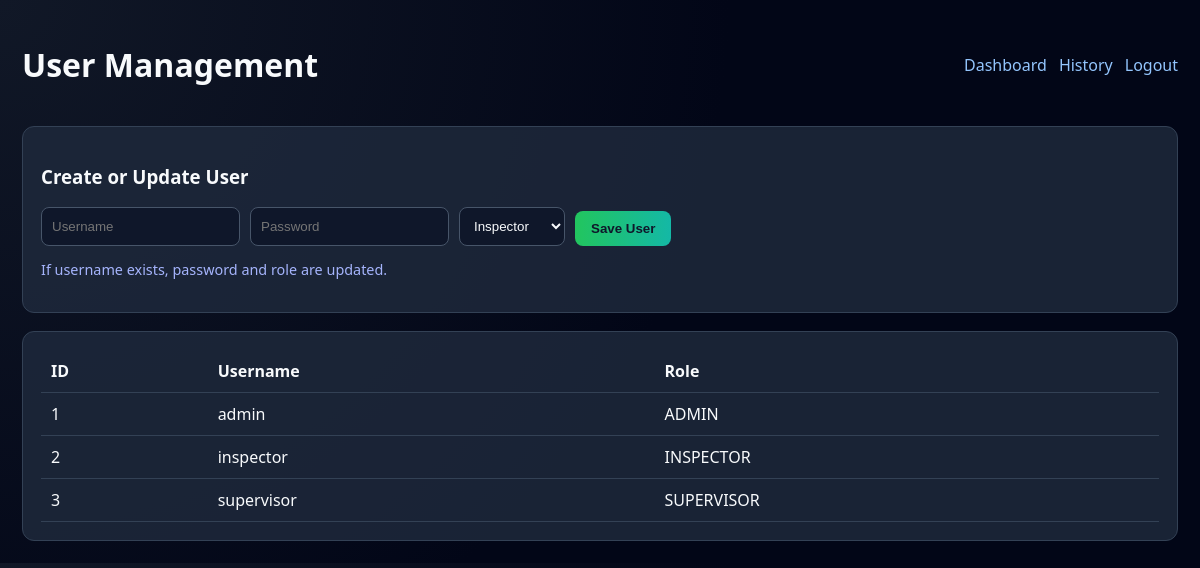
The app's page /users (signed in) with its own data.
### tables this page shows
CREATE TABLE users (
        id INTEGER PRIMARY KEY AUTOINCREMENT,
        username TEXT,
        password TEXT
    , role TEXT DEFAULT 'inspector');

### app.py (the view, shortened to what this page needs)
@app.route("/users", methods=["GET", "POST"])
def users():
    if "user" not in session:
        return redirect("/")
    if not can_manage_users():
        return redirect("/dashboard")
    conn = get_db()
    c = conn.cursor()
    c.execute("SELECT id, username, role FROM users ORDER BY username ASC")
    all_users = c.fetchall()
    conn.close()
    return render_template("users.html", all_users=all_users)

### app.py (called while the page is built)
def get_db():
    return sqlite3.connect(os.path.join(BASE_DIR, "database.db"))

def can_manage_users():
    return session.get("role") == "admin"

@app.after_request
def add_cors_headers(response):
    response.headers["Access-Control-Allow-Origin"] = app.config["FRONTEND_ORIGIN"]
    response.headers["Access-Control-Allow-Headers"] = "Content-Type, X-API-Token"
    response.headers["Access-Control-Allow-Methods"] = "GET, POST, OPTIONS"
    return response

### templates/users.html (shortened to what this page needs)
<!DOCTYPE html>
<html>
<head>
    <link rel="stylesheet" href="{{ url_for('static', filename='styles.css') }}">
</head>
<body>
<div class="main">
    <div class="topbar">
        <h1>User Management</h1>
        <div class="top-links">
            <a href="/dashboard">Dashboard</a>
            <a href="/history">History</a>
            <a href="/logout">Logout</a>
        </div>
    </div>
    <div class="card upload-card">
        <h3>Create or Update User</h3>
        <form method="post" class="upload-form">
            <input type="text" name="username" placeholder="Username" required>
            <input type="password" name="password" placeholder="Password" required>
            <select name="role" required>
                <option value="inspector">Inspector</option>
            </select>
            <button class="btn">Save User</button>
        </form>
        <p class="hint">If username exists, password and role are updated.</p>
    </div>
    <div class="card table-wrap">
        <table class="table">
            <thead>
                <tr>
                    <th>ID</th>
                    <th>Username</th>
                    <th>Role</th>
                </tr>
            </thead>
            <tbody>
                {% for user in all_users %}
                <tr>
                    <td>{{ user[0] }}</td>
                    <td>{{ user[1] }}</td>
                    <td>{{ user[2]|upper }}</td>
                </tr>
                {% endfor %}
            </tbody>
        </table>
    </div>
</div>
</body>
</html>

### static/styles.css (style rules this page uses)
body { margin: 0; font-family: "Segoe UI", sans-serif; background: radial-gradient(circle at top left, #111827, #020617 55%); color: #f8fafc; }
a { color: #93c5fd; text-decoration: none; }
.hint { margin-top: 14px; font-size: 0.9rem; color: #a5b4fc; }
.main { flex: 1; padding: 22px; }
.topbar { display: flex; justify-content: space-between; align-items: center; }
.top-links { display: flex; gap: 12px; }
.card { background: rgba(30, 41, 59, 0.85); border: 1px solid #334155; padding: 18px; border-radius: 12px; }
.upload-card { margin-top: 18px; }
.upload-form { display: flex; gap: 10px; flex-wrap: wrap; }
.btn { margin-top: 4px; padding: 10px 16px; background: linear-gradient(90deg, #22c55e, #14b8a6); border: none; border-radius: 8px; color: #0f172a; cursor: pointer; font-weight: 700; }
input { padding: 10px; border-radius: 8px; border: 1px solid #475569; background: #0f172a; color: #f8fafc; }
select { padding: 10px; border-radius: 8px; border: 1px solid #475569; background: #0f172a; color: #f8fafc; }
.table-wrap { margin-top: 18px; overflow-x: auto; }
.table { width: 100%; border-collapse: collapse; }
.table th, .table td { border-bottom: 1px solid #334155; padding: 10px; text-align: left; vertical-align: top; }

### records on screen
users: id "1", username "admin", role "ADMIN"
users: id "2", username "inspector", role "INSPECTOR"
users: id "3", username "supervisor", role "SUPERVISOR"
